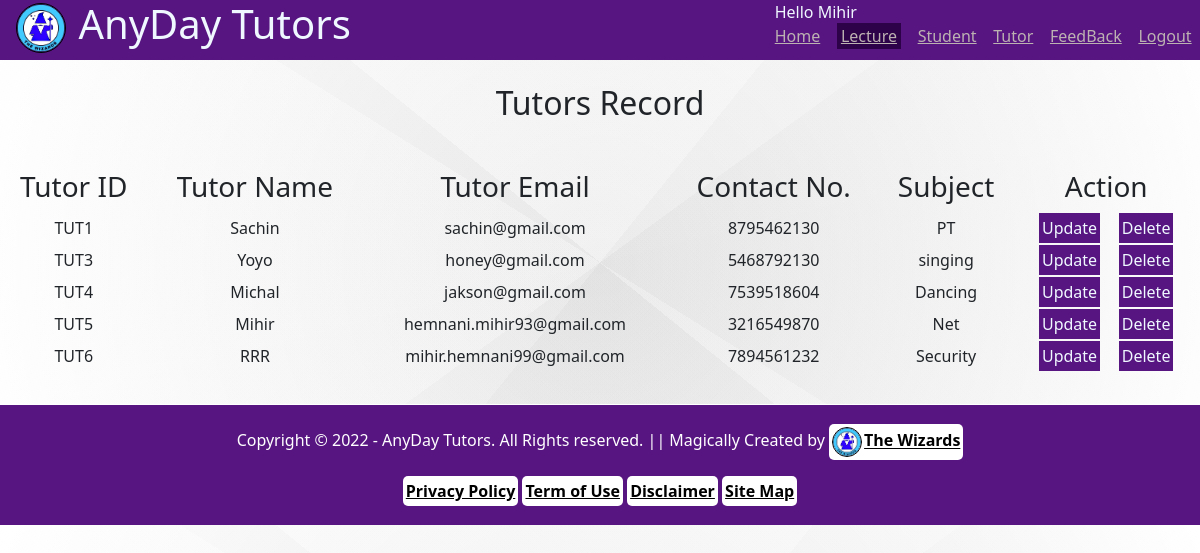
/admin/displayTutor.php (signed in), run on an earlier commit of the app's database.
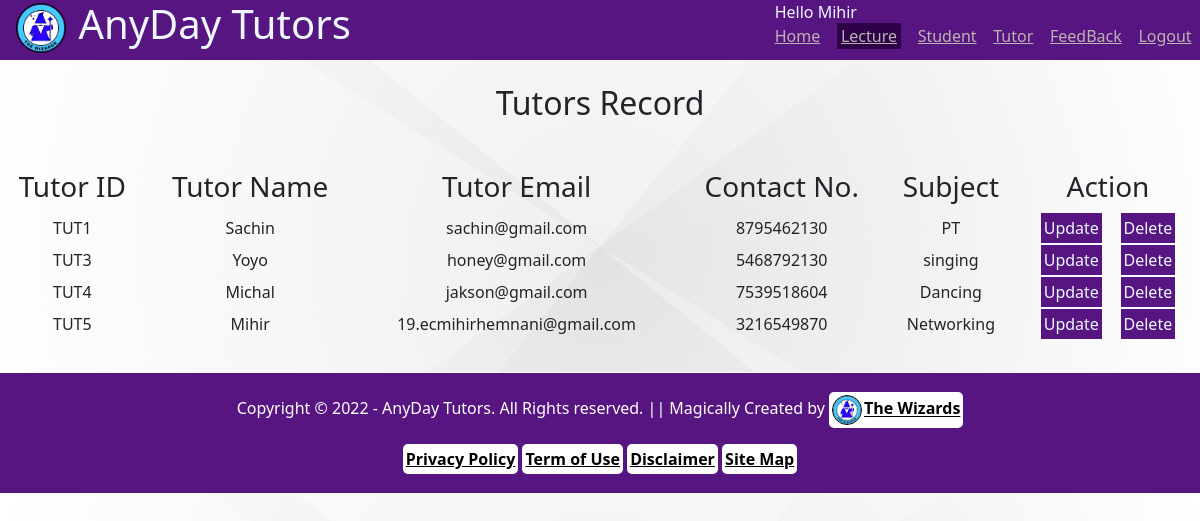
And on a later commit of the database.
### tables this page shows
CREATE TABLE `tutor` (
  `tutor_id` int(11) NOT NULL,
  `tutor_name` varchar(50) NOT NULL,
  `email` varchar(50) NOT NULL,
  `contact_no` varchar(10) NOT NULL,
  `subject` varchar(30) NOT NULL,
  `passwordT` varchar(50) NOT NULL
);

### admin/displayTutor.php (the view, shortened to what this page needs)
<?php
    include 'header.php';
?>
<section>
<div>
    <div class="disptut">
        <h2>Tutors Record</h2><br>
        <table style="width:100%; text-align:center;">
            <thead>
                <?php
                    $sqlS = $conn -> prepare("SELECT * FROM tutor");
                    $sqlS -> execute();
                    $result = $sqlS -> get_result();
                    if(mysqli_num_rows($result) > 0){
                ?>
                <th><h3>Tutor ID</h3></th>
                <th><h3>Tutor Name</h3></th>
                <th><h3>Tutor Email</h3></th>
                <th><h3>Contact No.</h3></th>
                <th><h3>Subject</h3></th>
                <th><h3>Action</h3></th>
            </thead>
            <tbody>
                <?php
                    while($row = $result -> fetch_assoc()){
                ?>
                <tr>
                    <td><?php echo "TUT" . $row['tutor_id']; ?> </td>
                    <td><?php echo $row['tutor_name']; ?> </td>
                    <td><?php echo $row['email']; ?> </td>
                    <td><?php echo $row['contact_no']; ?> </td>
                    <td><?php echo $row['subject']; ?> </td>
                    <td>
                        <button><a href="editTutor.php?id=<?php echo "TUT" . $row['tutor_id']?>">Update</a></button>&nbsp;&nbsp;&nbsp;
                        <button name="<?php $row['tutor_id'] ?>"><a href="<?php $_SERVER['PHP_SELF']?>?id=<?php echo "TUT" . $row['tutor_id']?>">Delete</a></button>
                    </td>
                </tr>
                <?php
                    }
                }else{
                    echo "<h1>No Records</h1>";
                }
                ?>
            </tbody>
        </table>
    </div>
</div>
</section>
<?php
    include "../footer.php";
?>

### company.php (shortened to what this page needs)
<?php
$company_logo = '<img class="logo-bottom" src="./Logo.png">';
?>

### admin/header.php (shortened to what this page needs)
<?php
    include '../company.php';
    include '../config.php';
    $id = $_SESSION['id'];
?>
<!DOCTYPE html>
<html lang="en">
<head>
    <link href="https://cdn.jsdelivr.net/npm/bootstrap@5.2.0-beta1/dist/css/bootstrap.min.css" rel="stylesheet">
    <link rel="stylesheet" href="../css/styles.css">
</head>
<body>
    <header>
        <div class="head_admin">
            <div class="company">
                <h1><?php echo $company_logo?>
                <?php echo $company_name?></h1>
            </div>
            <div class="navigation">
                <?php
                $sqlA = $conn -> prepare("SELECT admin_name FROM admin WHERE admin_id = ?");
                $sqlA -> bind_param('s', $id);
                $sqlA -> execute();
                $result = $sqlA -> get_result() -> fetch_all(MYSQLI_ASSOC);
                if(count($result) > 0){
                echo "Hello " . $result[0]['admin_name'] . "<br>";
                }
                ?>
                <a href="admin.php?id=<?php echo $id?>">Home</a>&nbsp;&nbsp;&nbsp;
                <div class="dropdown">
                    <a class="dropbtn" href="" onclick="return false">Lecture</a>&nbsp;&nbsp;&nbsp;
                </div>
                <a href="displayStudent.php?id=<?php echo $id?>">Student</a>&nbsp;&nbsp;&nbsp;
                <a href="displayTutor.php?id=<?php echo $id?>">Tutor</a>&nbsp;&nbsp;&nbsp;
                <a href="displayFeedback.php?id=<?php echo $id?>">FeedBack</a>&nbsp;&nbsp;&nbsp;
                <a href="../logout.php">Logout</a>&nbsp;&nbsp;
            </div>
        </div>
    </header>
</body>

### footer.php
<footer class="">
<p>Copyright &copy; 2022 - AnyDay Tutors. All Rights reserved. || Magically Created by
      <a href=" https://www.thewizards.me" target="_blank">
        <img class="logo-bottom" src="./Logo.png">The&nbsp;Wizards
      </a>
</p>
    <div>
      <a href="./privacypolicy.html">Privacy Policy</a>
      <a href="./termsofuse.html"> Term of Use</a>
      <a href="./disclaimer.html">Disclaimer</a>
      <a href="./sitemap.xml">Site Map</a>
    </div>
</footer>
</body>
</html>

### css/styles.css (style rules this page uses)
* { margin: 0; padding: 0; }
body { margin: auto; background-image: radial-gradient(circle at center center, transparent, rgb(255, 255, 255)), linear-gradient(309deg, rgba(90, 90, 90, 0.05) 0%, rgba(90, 90, 90, 0.05) 50%, rgba(206, 206, 206, 0.05) 50%, rgba(206, 206, 206, 0.05) 100%), linear-gradient(39deg, rgba(13, 13, 13, 0.05) 0%, rgba(13, 13, 13, 0.05) 50%, rgba(189, 189, 189, 0.05) 50%, rgba(189, 189, 189, 0.05) 100%), linear-gradient(144deg, rgba(249, 249, 249, 0.05) 0%, rgba(249, 249, 249, 0.05) 50%, rgba(111, 111, 111, 0.05) 50%, rgba(111, 111, 111, 0.05) 100%), linear-gradient(166deg, rgba(231, 231, 231, 0.05) 0%, rgba(231, 231, 231, 0.05) 50%, rgba(220, 220, 220, 0.05) 50%, rgba(220, 220, 220, 0.05) 100%), linear-gradient(212deg, rgba(80, 80, 80, 0.05) 0%, rgba(80, 80, 80, 0.05) 50%, rgba(243, 243, 243, 0.05) 50%, rgba(243, 243, 243, 0.05) 100%), radial-gradient(circle at center center, hsl(107, 19%, 100%), hsl(107, 19%, 100%)); }
div.head_admin { display: flex; justify-content: space-between; width: 100%; height: 60px; background-color: #571581; color: aliceblue; padding: 0 0.002rem; }
div.navigation { color: aliceblue; right: 20px; }
div.navigation a { color: rgb(189, 178, 178); }
.company img { height: 50px; width: 50px; }
h1 { margin: 0 1rem; }
h2 { text-align: center; margin: 1.5rem; }
table button { padding: 3px; background-color: #571581; border: none; margin: 1px; }
button a { color: aliceblue; text-decoration: none; }
.dropbtn { background-color: #2E0249; color: aliceblue; padding: 2px 4px; font-size: 16px; border: none; cursor: pointer; }
.dropdown { position: relative; display: inline-block; }
footer { position: relative; bottom: 0; width: 100%; margin-top: 2rem; background-color: #571581; padding: 1.2rem 0; text-align: center; border-top: 1px solid white; }
footer p { color: white; margin-bottom: 1rem; }
footer a { display: inline-block; font-weight: 700; color: black; background-color: white; padding: 3px; width: fit-content; border-radius: 5px; }
.logo-bottom { height: 30px; width: 30px; vertical-align: middle; border: 0.2px solid black; border-radius: 50%; margin-right: 2px; }

What changed in the data, as far as the page shows it:
removed tutor: tutor_id "6", tutor_name "RRR", email "mihir.hemnani99@gmail.com", contact_no "7894561232", subject "Security"
changed tutor "Mihir": email "hemnani.mihir93@gmail.com" → "19.ecmihirhemnani@gmail.com"; subject "Net" → "Networking"
